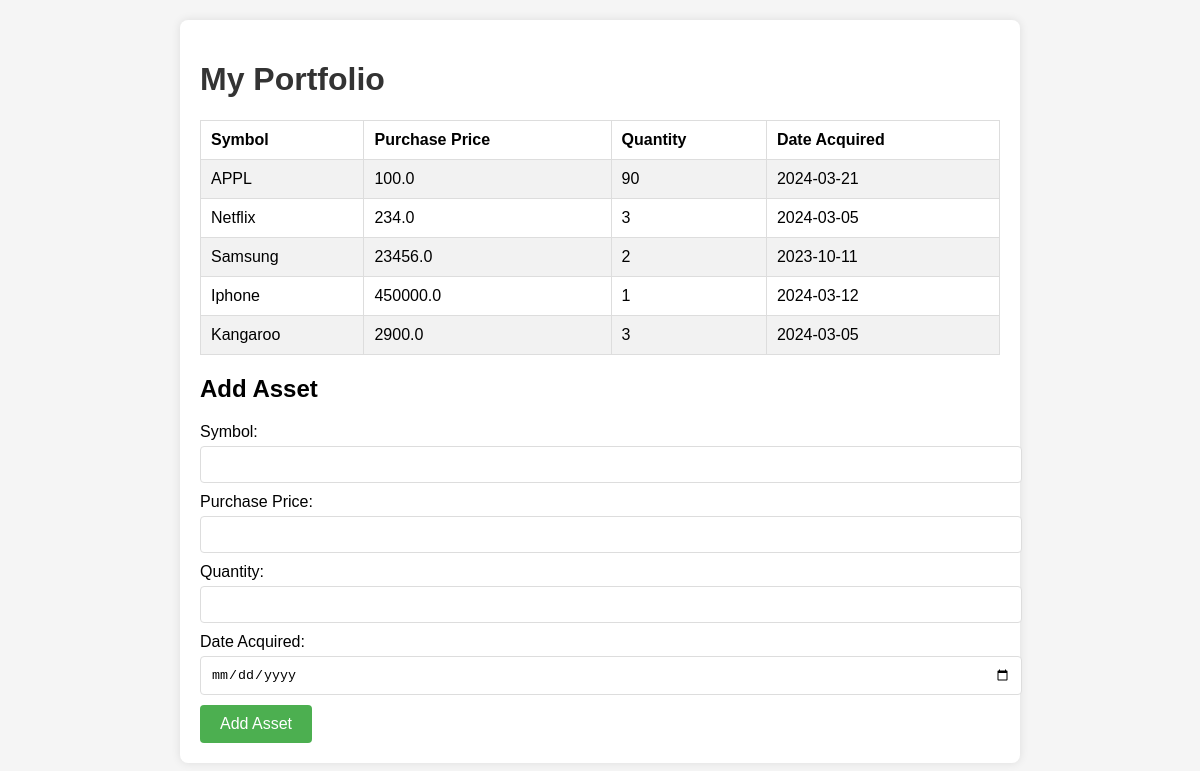
The page / on the database its author committed.
### tables this page shows
CREATE TABLE assets
                 (id INTEGER PRIMARY KEY AUTOINCREMENT,
                 symbol TEXT NOT NULL,
                 purchase_price REAL NOT NULL,
                 quantity INTEGER NOT NULL,
                 date_acquired DATE NOT NULL);

### app.py (the view)
@app.route('/')
def portfolio():
    conn = sqlite3.connect('portfolio.db')
    c = conn.cursor()
    c.execute("SELECT * FROM assets")
    assets = c.fetchall()
    conn.close()
    return render_template('portfolio.html', assets=assets)

### templates/portfolio.html (shortened to what this page needs)
<!DOCTYPE html>
<html>
<head>
</head>
<body>
    <div class="container">
        <h1>My Portfolio</h1>
        <table>
            <tr>
                <th>Symbol</th>
                <th>Purchase Price</th>
                <th>Quantity</th>
                <th>Date Acquired</th>
            </tr>
            {% for asset in assets %}
            <tr>
                <td>{{ asset[1] }}</td>
                <td>{{ asset[2] }}</td>
                <td>{{ asset[3] }}</td>
                <td>{{ asset[4] }}</td>
            </tr>
            {% endfor %}
        </table>
        <div class="add-form">
            <h2>Add Asset</h2>
            <form action="/add_asset" method="post">
                <label for="symbol">Symbol:</label>
                <input type="text" id="symbol" name="symbol" required><br>
                <label for="purchase_price">Purchase Price:</label>
                <input type="text" id="purchase_price" name="purchase_price" required><br>
                <label for="quantity">Quantity:</label>
                <input type="number" id="quantity" name="quantity" required><br>
                <label for="date_acquired">Date Acquired:</label>
                <input type="date" id="date_acquired" name="date_acquired" required><br>
                <input type="submit" value="Add Asset">
            </form>
        </div>
    </div>
</body>
</html>

### templates/portfolio.html (style rules this page uses)
body { font-family: Arial, sans-serif; margin: 0; padding: 0; background-color: #f5f5f5; }
.container { max-width: 800px; margin: 20px auto; padding: 20px; background-color: #fff; border-radius: 8px; box-shadow: 0 0 10px rgba(0, 0, 0, 0.1); }
h1 { color: #333; }
table { width: 100%; border-collapse: collapse; margin-top: 20px; }
table, th, td { border: 1px solid #ddd; }
th, td { padding: 10px; text-align: left; }
tr:nth-child(even) { background-color: #f2f2f2; }
.add-form { margin-top: 20px; }
label { display: block; margin-bottom: 5px; }
input[type="text"], input[type="number"], input[type="date"] { width: 100%; padding: 10px; margin-bottom: 10px; border: 1px solid #ddd; border-radius: 4px; }
input[type="submit"] { background-color: #4CAF50; color: white; padding: 10px 20px; border: none; border-radius: 4px; cursor: pointer; font-size: 16px; }

### rows shown on the page
assets: symbol "APPL", purchase_price "100.0", quantity "90", date_acquired "2024-03-21"
assets: symbol "Netflix", purchase_price "234.0", quantity "3", date_acquired "2024-03-05"
assets: symbol "Samsung", purchase_price "23456.0", quantity "2", date_acquired "2023-10-11"
assets: symbol "Iphone", purchase_price "450000.0", quantity "1", date_acquired "2024-03-12"
assets: symbol "Kangaroo", purchase_price "2900.0", quantity "3", date_acquired "2024-03-05"
